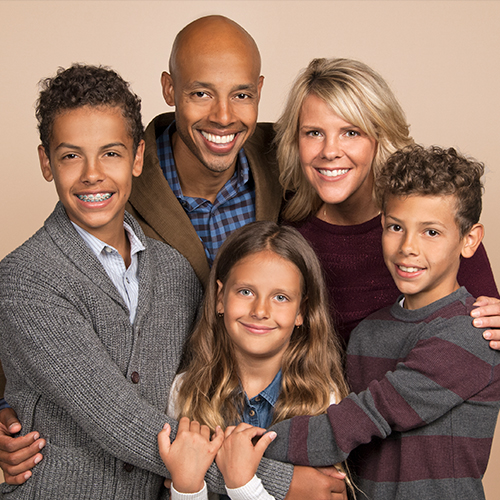
#> input picture DetectionUsingHaarCascades/family.jpg, 500 x 500 px
$ python face.py
#> lines starting #> are read from the running program, lines starting #| are printed output that depends on the picture; after the words box and inside, x2 and y2 are one past the last pixel; in counts of white or black regions, pixels touching at a corner belong together
import numpy as np
import cv2

img = cv2.imread('family.jpg')
#> img is the input picture: shape (500, 500, 3); mean B, G, R 98.6, 112.4, 140.7
face_cascade = cv2.CascadeClassifier('../haarcascade_frontalface_default.xml')
eye_cascade = cv2.CascadeClassifier('../haarcascade_eye.xml')
faces = face_cascade.detectMultiScale(img,1.3,7)
#> faces = [[173, 56, 97, 97], [285, 98, 94, 94], [42, 116, 102, 102], [370, 196, 89, 89], [213, 256, 100, 100]]
eyes = eye_cascade.detectMultiScale(img,1.3,4)
#> eyes = [[188, 84, 22, 22], [226, 81, 30, 30], [302, 122, 25, 25], [337, 121, 25, 25], [58, 146, 23, 23], [101, 143, 23, 23], [384, 217, 23, 23], [419, 220, 25, 25], [232, 280, 25, 25], [267, 286, 24, 24]]
for (x,y,w,h) in faces:
    cv2.rectangle(img, (x,y), (x+w,y+h), (255,0,0), 3)
#> this loop made 5 passes
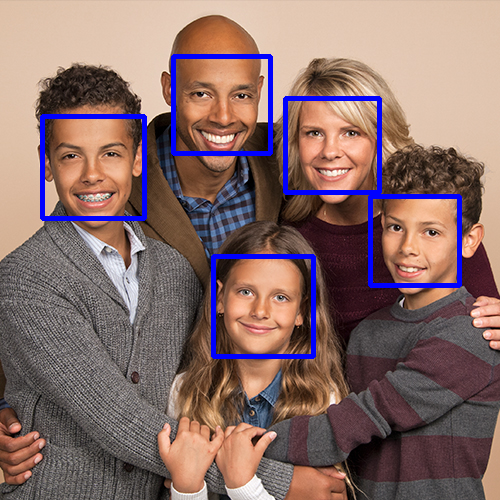
#> img: shape (500, 500, 3); 3.83% of pixels changed, all inside (x1, y1, x2, y2) = (40, 54, 462, 359)
for (x,y,w,h) in eyes:
    cv2.rectangle(img, (x,y), (x+w,y+h), (0,0,255), 2)
#> this loop made 10 passes
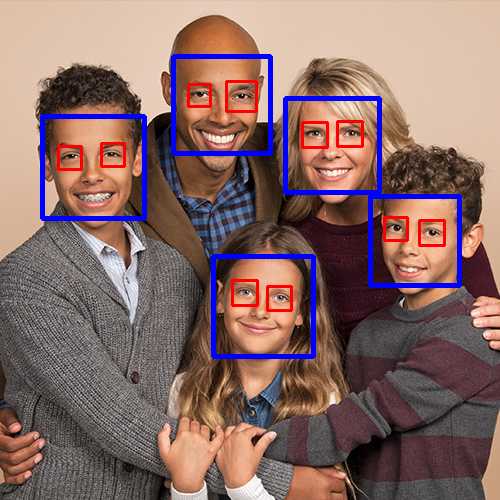
#> img: shape (500, 500, 3); 1.16% of pixels changed, all inside (x1, y1, x2, y2) = (57, 80, 446, 312)

cv2.imshow('faces',img)
cv2.imwrite('detected.jpg',img)
cv2.waitKey(0)
cv2.destroyAllWindows()
